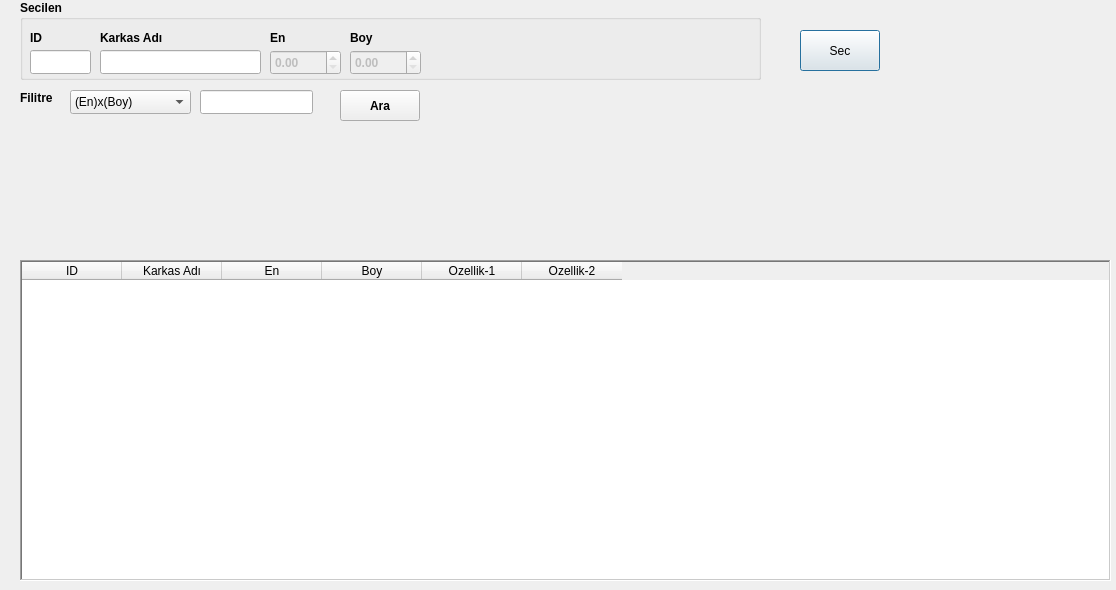
<?xml version="1.0" encoding="UTF-8"?>
<ui version="4.0">
 <class>Dialog</class>
 <widget class="QDialog" name="Dialog">
  <property name="geometry">
   <rect>
    <x>0</x>
    <y>0</y>
    <width>1116</width>
    <height>590</height>
   </rect>
  </property>
  <property name="windowTitle">
   <string>Dialog</string>
  </property>
  <widget class="QTableWidget" name="tableWidget">
   <property name="geometry">
    <rect>
     <x>20</x>
     <y>260</y>
     <width>1091</width>
     <height>321</height>
    </rect>
   </property>
   <property name="frameShape">
    <enum>QFrame::WinPanel</enum>
   </property>
   <property name="editTriggers">
    <set>QAbstractItemView::AnyKeyPressed</set>
   </property>
   <property name="selectionMode">
    <enum>QAbstractItemView::SingleSelection</enum>
   </property>
   <property name="selectionBehavior">
    <enum>QAbstractItemView::SelectRows</enum>
   </property>
   <column>
    <property name="text">
     <string>ID</string>
    </property>
   </column>
   <column>
    <property name="text">
     <string>Karkas Adı</string>
    </property>
   </column>
   <column>
    <property name="text">
     <string>En</string>
    </property>
   </column>
   <column>
    <property name="text">
     <string>Boy</string>
    </property>
   </column>
   <column>
    <property name="text">
     <string>Ozellik-1</string>
    </property>
   </column>
   <column>
    <property name="text">
     <string>Ozellik-2</string>
    </property>
   </column>
  </widget>
  <widget class="QPushButton" name="pushButton_sec">
   <property name="geometry">
    <rect>
     <x>800</x>
     <y>30</y>
     <width>80</width>
     <height>41</height>
    </rect>
   </property>
   <property name="text">
    <string>Sec</string>
   </property>
  </widget>
  <widget class="QGroupBox" name="groupBox">
   <property name="geometry">
    <rect>
     <x>20</x>
     <y>0</y>
     <width>741</width>
     <height>80</height>
    </rect>
   </property>
   <property name="font">
    <font>
     <weight>75</weight>
     <bold>true</bold>
    </font>
   </property>
   <property name="title">
    <string>Secilen</string>
   </property>
   <widget class="QLineEdit" name="lineEdit_ID">
    <property name="geometry">
     <rect>
      <x>10</x>
      <y>50</y>
      <width>61</width>
      <height>24</height>
     </rect>
    </property>
   </widget>
   <widget class="QLineEdit" name="lineEdit_karkas_name">
    <property name="geometry">
     <rect>
      <x>80</x>
      <y>50</y>
      <width>161</width>
      <height>24</height>
     </rect>
    </property>
   </widget>
   <widget class="QDoubleSpinBox" name="doubleSpinBox_karkas_en">
    <property name="enabled">
     <bool>false</bool>
    </property>
    <property name="geometry">
     <rect>
      <x>250</x>
      <y>50</y>
      <width>71</width>
      <height>25</height>
     </rect>
    </property>
    <property name="maximum">
     <double>9999.989999999999782</double>
    </property>
   </widget>
   <widget class="QDoubleSpinBox" name="doubleSpinBox_karkas_boy">
    <property name="enabled">
     <bool>false</bool>
    </property>
    <property name="geometry">
     <rect>
      <x>330</x>
      <y>50</y>
      <width>71</width>
      <height>25</height>
     </rect>
    </property>
    <property name="maximum">
     <double>9999.989999999999782</double>
    </property>
   </widget>
   <widget class="QLabel" name="label">
    <property name="geometry">
     <rect>
      <x>10</x>
      <y>30</y>
      <width>55</width>
      <height>16</height>
     </rect>
    </property>
    <property name="font">
     <font>
      <weight>75</weight>
      <bold>true</bold>
     </font>
    </property>
    <property name="text">
     <string>ID</string>
    </property>
   </widget>
   <widget class="QLabel" name="label_2">
    <property name="geometry">
     <rect>
      <x>80</x>
      <y>30</y>
      <width>151</width>
      <height>16</height>
     </rect>
    </property>
    <property name="font">
     <font>
      <weight>75</weight>
      <bold>true</bold>
     </font>
    </property>
    <property name="text">
     <string>Karkas Adı</string>
    </property>
   </widget>
   <widget class="QLabel" name="label_3">
    <property name="geometry">
     <rect>
      <x>250</x>
      <y>30</y>
      <width>55</width>
      <height>16</height>
     </rect>
    </property>
    <property name="font">
     <font>
      <weight>75</weight>
      <bold>true</bold>
     </font>
    </property>
    <property name="text">
     <string>En</string>
    </property>
   </widget>
   <widget class="QLabel" name="label_4">
    <property name="geometry">
     <rect>
      <x>330</x>
      <y>30</y>
      <width>55</width>
      <height>16</height>
     </rect>
    </property>
    <property name="font">
     <font>
      <weight>75</weight>
      <bold>true</bold>
     </font>
    </property>
    <property name="text">
     <string>Boy</string>
    </property>
   </widget>
  </widget>
  <widget class="QComboBox" name="comboBox">
   <property name="geometry">
    <rect>
     <x>70</x>
     <y>90</y>
     <width>121</width>
     <height>24</height>
    </rect>
   </property>
   <item>
    <property name="text">
     <string>(En)x(Boy)</string>
    </property>
   </item>
   <item>
    <property name="text">
     <string>Karkas Adı</string>
    </property>
   </item>
   <item>
    <property name="text">
     <string>En</string>
    </property>
   </item>
   <item>
    <property name="text">
     <string>Boy</string>
    </property>
   </item>
   <item>
    <property name="text">
     <string>Diger</string>
    </property>
   </item>
  </widget>
  <widget class="QLineEdit" name="lineEdit_3">
   <property name="geometry">
    <rect>
     <x>200</x>
     <y>90</y>
     <width>113</width>
     <height>24</height>
    </rect>
   </property>
  </widget>
  <widget class="QLabel" name="label_5">
   <property name="geometry">
    <rect>
     <x>20</x>
     <y>90</y>
     <width>81</width>
     <height>16</height>
    </rect>
   </property>
   <property name="font">
    <font>
     <weight>75</weight>
     <bold>true</bold>
    </font>
   </property>
   <property name="text">
    <string>Filitre</string>
   </property>
  </widget>
  <widget class="QPushButton" name="pushButton_ara">
   <property name="geometry">
    <rect>
     <x>340</x>
     <y>90</y>
     <width>80</width>
     <height>31</height>
    </rect>
   </property>
   <property name="font">
    <font>
     <weight>75</weight>
     <bold>true</bold>
    </font>
   </property>
   <property name="text">
    <string>Ara</string>
   </property>
  </widget>
 </widget>
 <resources/>
 <connections/>
</ui>
